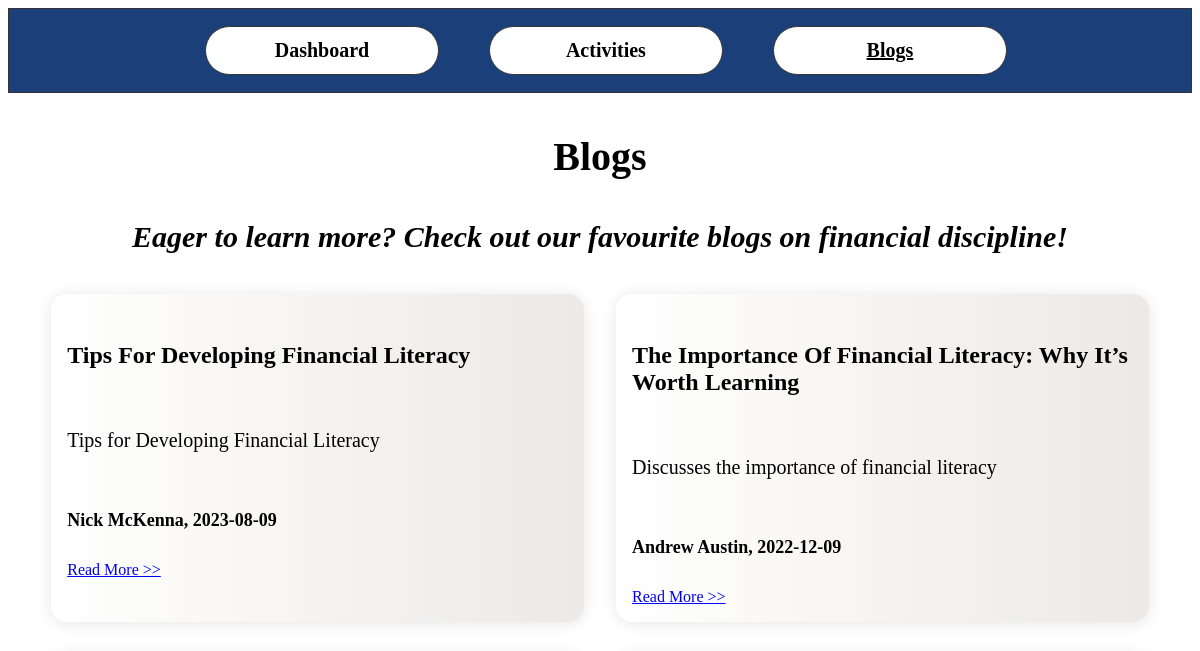
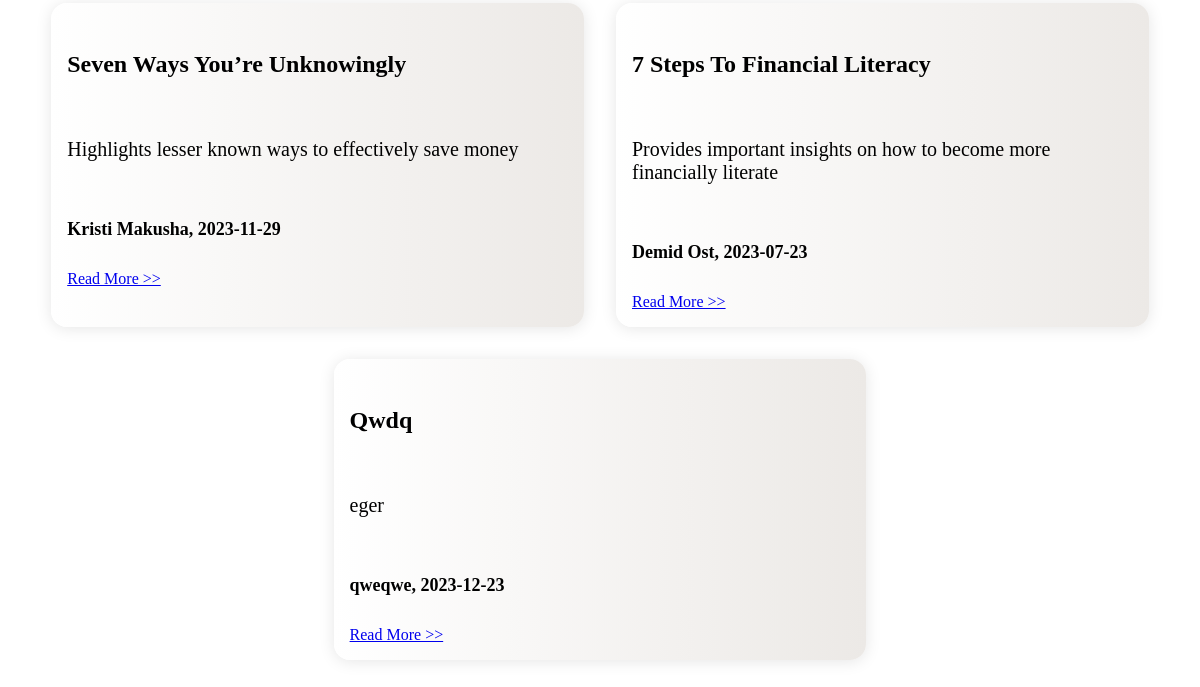
The app's page /blogs, older data (2 pictures, top to bottom).
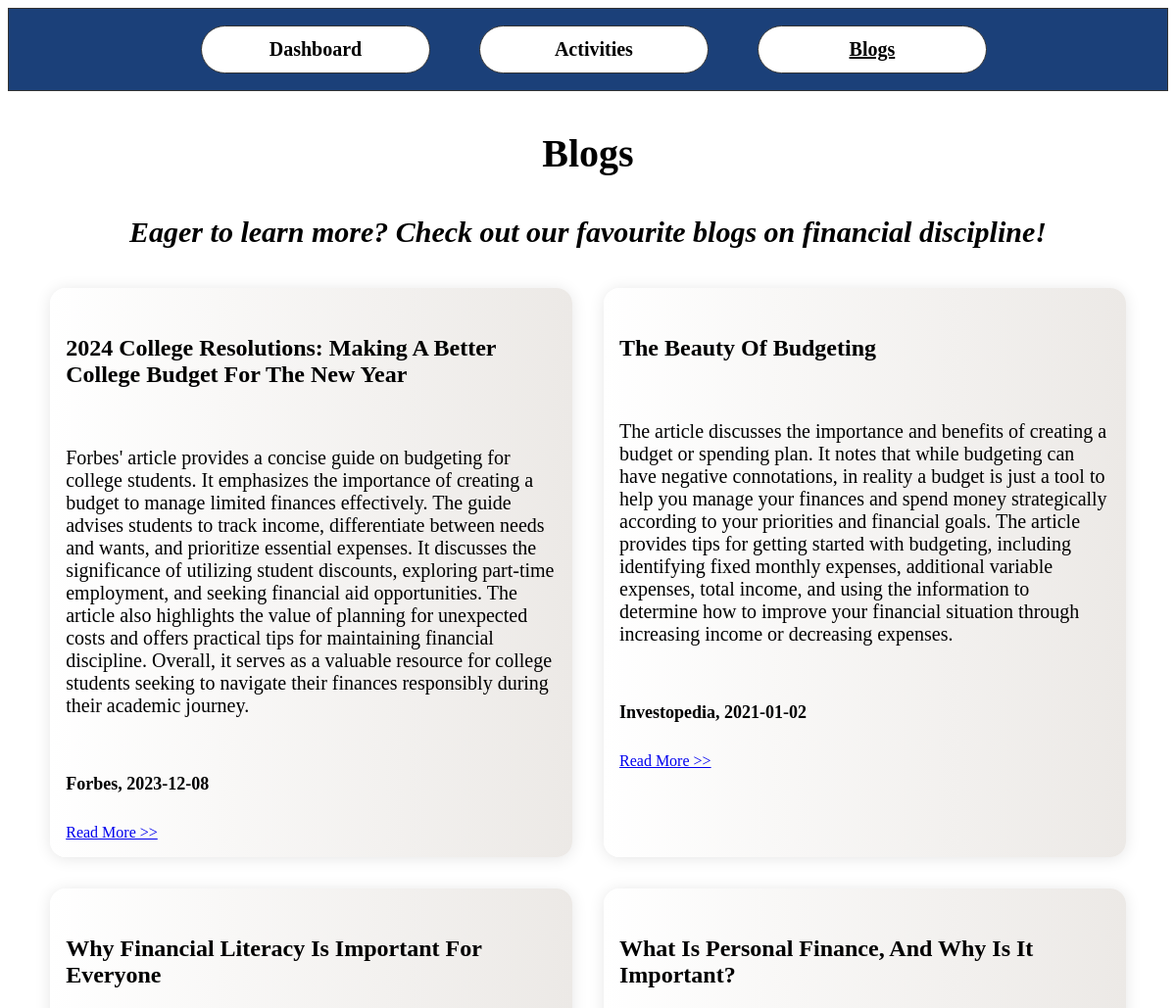
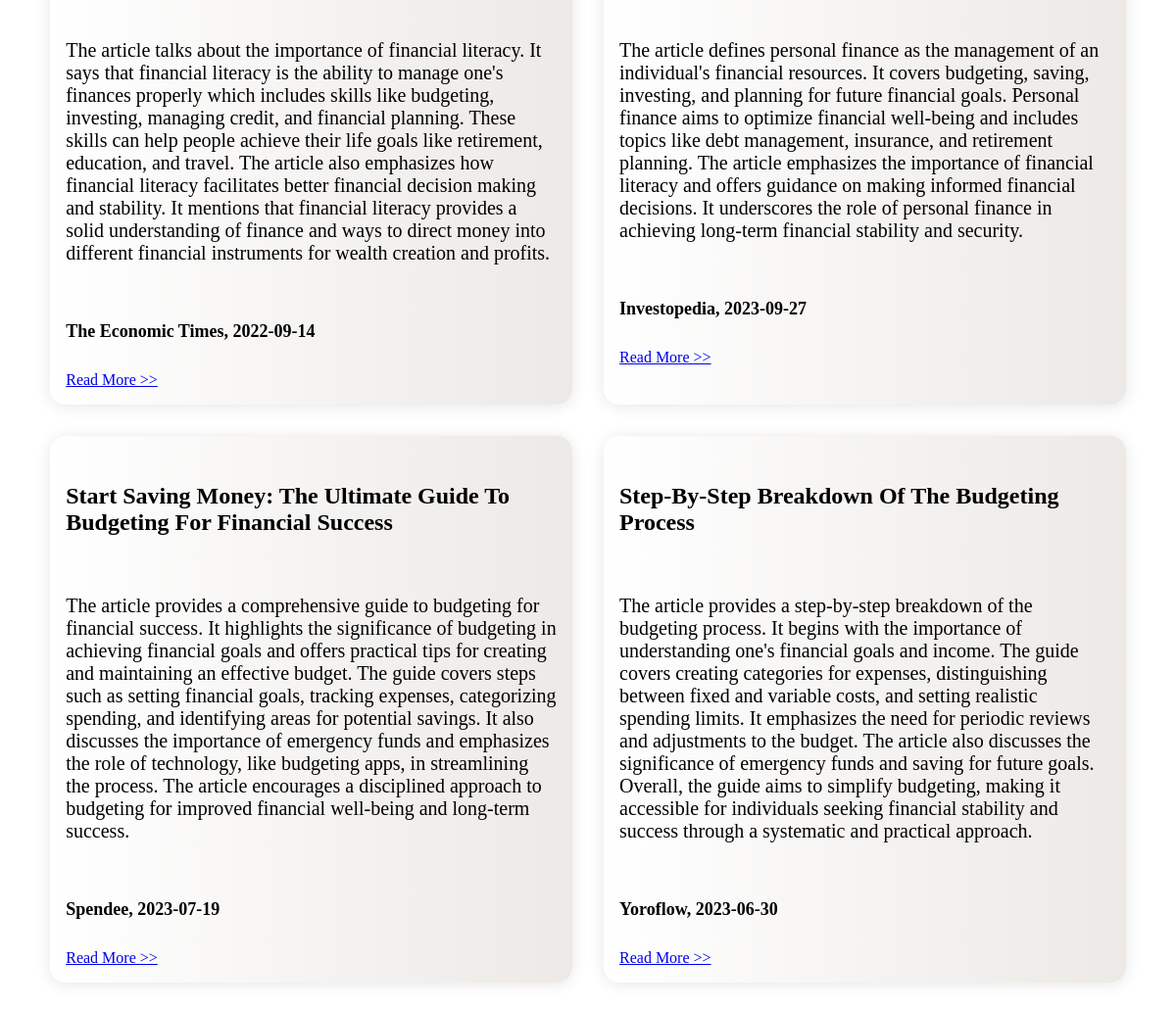
The same page, newer data (2 pictures, top to bottom).
### app.py (models this page shows)
class Article(db.Model):
    id = db.Column(db.Integer, primary_key=True)
    title = db.Column(db.String(200), nullable=False)
    author = db.Column(db.String(100), nullable=False)
    desc = db.Column(db.String(300), nullable=False)
    date = db.Column(db.String(300), nullable=False)
    link = db.Column(db.String(300), nullable=False)

### app.py (the view)
@app.route('/blogs')
def blogs():
    articles = Article.query.order_by(Article.id.desc()).all()
    print(articles)
    return render_template('blogs.html', articles=articles)

### templates/blogs.html (shortened to what this page needs)
<!DOCTYPE html>
<html lang="en">
<head>
    <link rel="stylesheet" type="text/css" href="{{ url_for('static',filename='styles/main.css') }}">
    <link rel="stylesheet" type="text/css" href="{{ url_for('static',filename='styles/blogs.css') }}">
    <nav style="padding-left: 1.5%; position: relative;text-align: center;">
        <a href="{{url_for('dashboard')}}">Dashboard</a>
        <a href="{{url_for('activities')}}">Activities</a>
        <a href="{{url_for('blogs')}}" style="text-decoration: underline;">Blogs</a>
    </nav>
</head>
<body>
    <h3 class='page-title' style="text-align: center; font-size: 40px;">Blogs</h3>
    <h4 style="text-align: center; font-size: 30px; font-style: italic;">Eager to learn more? Check out our favourite
        blogs on financial discipline!</h4>
    <div class="container">
        {% for article in articles %}
        <div class="card">
            <div class="card__body">
                <h4>{{article.title}}</h4>
                <p style="font-size: 20px;">{{article.desc}}</p>
                <div class="user">
                    <div class="user__info">
                        <h5 style="font-size: 18px;">{{article.author}}, {{article.date}}</h5>
                        <a style="font-size: 16px;" href="{{article.link}}" target=”_blank”>Read More >></a>
                    </div>
                </div>
            </div>
        </div>
        {% endfor %}
    </div>
</body>
</html>

### static/styles/main.css (style rules this page uses)
nav a { display: inline-block; width: 18%; min-width: 65px; margin: 1% 2% 1% 2%; padding: 1%; text-decoration: none; border-radius: 30px; text-align: center; background-color: #FFFFFF; color: black; font-weight: bold; border: 1px solid #333333; font-size: 20px; }
nav { background-color: #1B4079; padding: 0.5%; margin-bottom: 3%; border: 1px solid #333333; }
.page-title { font-size: 35px; }

### static/styles/blogs.css (style rules this page uses)
.container { display: flex; flex-wrap: wrap; justify-content: center; margin-block: 2rem; gap: 2rem; }
.card { display: flex; flex-direction: column; width: 45%; overflow: hidden; box-shadow: 0 .1rem 1rem rgba(0, 0, 0, 0.1); border-radius: 1em; background: #ECE9E6; background: linear-gradient(to right, #FFFFFF, #ECE9E6); }
.card__body { padding: 1rem; display: flex; flex-direction: column; gap: .5rem; }
.card__body h4 { font-size: 1.5rem; text-transform: capitalize; }
.user { display: flex; gap: .5rem; }

Row changes from the older to the newer data that the page shows:
removed Article: title "Tips For Developing Financial Literacy", desc "Tips for Developing Financial Literacy", author "Nick McKenna", date "2023-08-09"
removed Article: title "Seven Ways You’re Unknowingly", desc "Highlights lesser known ways to effectively save money", author "Kristi Makusha", date "2023-11-29"
removed Article: title "Qwdq", desc "eger", author "qweqwe", date "2023-12-23"
added Article: title "2024 College Resolutions: Making A Better College Budget For The New Year", desc "Forbes' article provides a concise guide on budgeting for college students. It emphasizes the importance of creating a budget to manage limited finances effectively. The guide advises students to track income, differentiate between needs and wants, and prioritize essential expenses. It discusses the significance of utilizing student discounts, exploring part-time employment, and seeking financial aid opportunities. The article also highlights the value of planning for unexpected costs and offers practical tips for maintaining financial discipline. Overall, it serves as a valuable resource for college students seeking to navigate their finances responsibly during their academic journey.", author "Forbes", date "2023-12-08"
added Article: title "The Beauty Of Budgeting", desc "The article discusses the importance and benefits of creating a budget or spending plan. It notes that while budgeting can have negative connotations, in reality a budget is just a tool to help you manage your finances and spend money strategically according to your priorities and financial goals. The article provides tips for getting started with budgeting, including identifying fixed monthly expenses, additional variable expenses, total income, and using the information to determine how to improve your financial situation through increasing income or decreasing expenses.", author "Investopedia", date "2021-01-02"
changed Article: title "The Importance Of Financial Literacy: Why It’s Worth Learning" → "Why Financial Literacy Is Important For Everyone"; desc "Discusses the importance of financial literacy" → "The article talks about the importance of financial literacy. It says that financial literacy is the ability to manage one's finances properly which includes skills like budgeting, investing, managing credit, and financial planning. These skills can help people achieve their life goals like retirement, education, and travel. The article also emphasizes how financial literacy facilitates better financial decision making and stability. It mentions that financial literacy provides a solid understanding of finance and ways to direct money into different financial instruments for wealth creation and profits."; author "Andrew Austin" → "The Economic Times"; date "2022-12-09" → "2022-09-14"
added Article: title "What Is Personal Finance, And Why Is It Important?", desc "The article defines personal finance as the management of an individual's financial resources. It covers budgeting, saving, investing, and planning for future financial goals. Personal finance aims to optimize financial well-being and includes topics like debt management, insurance, and retirement planning. The article emphasizes the importance of financial literacy and offers guidance on making informed financial decisions. It underscores the role of personal finance in achieving long-term financial stability and security.", author "Investopedia", date "2023-09-27"
changed Article: title "7 Steps To Financial Literacy" → "Start Saving Money: The Ultimate Guide To Budgeting For Financial Success"; desc "Provides important insights on how to become more financially literate" → "The article provides a comprehensive guide to budgeting for financial success. It highlights the significance of budgeting in achieving financial goals and offers practical tips for creating and maintaining an effective budget. The guide covers steps such as setting financial goals, tracking expenses, categorizing spending, and identifying areas for potential savings. It also discusses the importance of emergency funds and emphasizes the role of technology, like budgeting apps, in streamlining the process. The article encourages a disciplined approach to budgeting for improved financial well-being and long-term success."; author "Demid Ost" → "Spendee"; date "2023-07-23" → "2023-07-19"
added Article: title "Step-By-Step Breakdown Of The Budgeting Process", desc "The article provides a step-by-step breakdown of the budgeting process. It begins with the importance of understanding one's financial goals and income. The guide covers creating categories for expenses, distinguishing between fixed and variable costs, and setting realistic spending limits. It emphasizes the need for periodic reviews and adjustments to the budget. The article also discusses the significance of emergency funds and saving for future goals. Overall, the guide aims to simplify budgeting, making it accessible for individuals seeking financial stability and success through a systematic and practical approach.", author "Yoroflow", date "2023-06-30"
